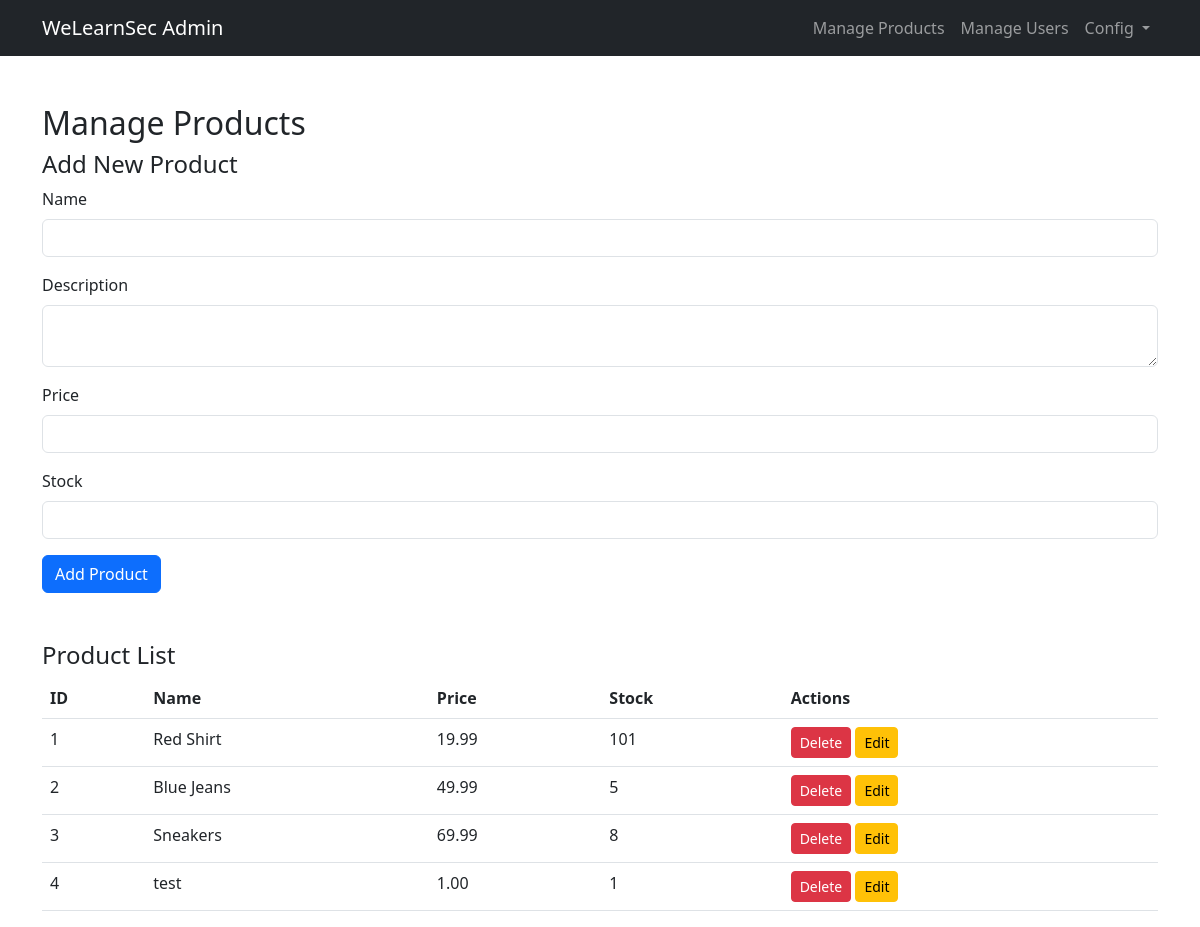
The app's page /admin/manage_products.php with its own data.
### tables this page shows
CREATE TABLE `products` (
  `id` int(11) NOT NULL,
  `name` varchar(100) DEFAULT NULL,
  `description` text DEFAULT NULL,
  `price` decimal(10,2) DEFAULT NULL,
  `stock` int(11) DEFAULT 0,
  `likes` int(11) DEFAULT 0
);

### admin/manage_products.php (the view, shortened to what this page needs)
<?php
require_once '../includes/config.php';
$products = $conn->query("SELECT * FROM products");
?>
<!DOCTYPE html>
<html lang="en">
<head>
  <link href="https://cdn.jsdelivr.net/npm/bootstrap@5.3.0/dist/css/bootstrap.min.css" rel="stylesheet">
</head>
<body>
  <?php include '../includes/admin_navbar.php'; ?>
  <div class="container mt-5">
    <h2>Manage Products</h2>
    <h4>Add New Product</h4>
    <form method="post">
      <div class="mb-3">
        <label class="form-label">Name</label>
        <input name="name" class="form-control">
      </div>
      <div class="mb-3">
        <label class="form-label">Description</label>
        <textarea name="description" class="form-control"></textarea>
      </div>
      <div class="mb-3">
        <label class="form-label">Price</label>
        <input name="price" class="form-control">
      </div>
      <div class="mb-3">
        <label class="form-label">Stock</label>
        <input name="stock" class="form-control">
      </div>
      <button class="btn btn-primary">Add Product</button>
    </form>
    <h4 class="mt-5">Product List</h4>
    <table class="table">
      <thead>
        <tr><th>ID</th><th>Name</th><th>Price</th><th>Stock</th><th>Actions</th></tr>
      </thead>
      <tbody>
        <?php while($row = $products->fetch_assoc()): ?>
          <tr>
            <td><?= $row['id'] ?></td>
            <td><?= $row['name'] ?></td>
            <td><?= $row['price'] ?></td>
            <td><?= $row['stock'] ?></td>
            <td>
              <a href="?delete=<?= $row['id'] ?>" class="btn btn-danger btn-sm">Delete</a>
              <a href="edit_product.php?id=<?= $row['id'] ?>" class="btn btn-warning btn-sm">Edit</a>
            </td>
          </tr>
        <?php endwhile; ?>
      </tbody>
    </table>
  </div>
</body>
</html>

### records on screen
products: id "1", name "Red Shirt", price "19.99", stock "101"
products: id "2", name "Blue Jeans", price "49.99", stock "5"
products: id "3", name "Sneakers", price "69.99", stock "8"
products: id "4", name "test", price "1.00", stock "1"
